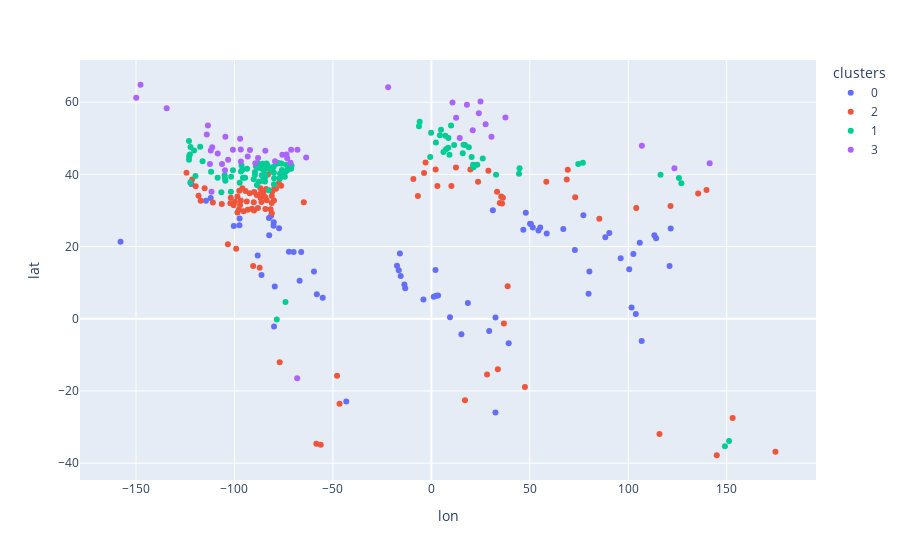

Notebook code cell kept with this figure:
### Code cell
px.scatter(df_city, x='lon', y='lat', color='clusters', hover_name='City', hover_data=['AvgTemperature'])

### Figure 1 — Plotly figure (JSON) as saved in the notebook; plotly's stock layout.template omitted (floating-point values rounded to 4 significant figures)
{"data": [{"customdata": [[26.78], [28.31], [28.84], [25.99], [26.12], [27.33], [27.94], [27.84], [25.63], [27.26], [23.49], [23.16], [22.67], [26.52], [27.3], [28.57], [27.46], [27.52], [22.4], [27.6], [24.65], [26.21], [25.03], [27.4], [25.96], [28.39], [28.74], [27.62], [28.53], [23.05], [25.59], [24.16], [24.37], [24.28], [25.23], [28.54], [22.54], [26.85], [27.93], [27.07], [27.19], [26.57], [27.48], [27.65], [27.42], [27.97], [23.72], [24.99], [24.2], [28.31], [25.89], [29.97], [25.62], [22.27], [27.22], [26.5], [24.29], [29.68], [27.72], [24.44], [26.37], [22.7], [26.59], [26.51], [27.91], [23.31], [22.92], [27.25], [24.3], [24.3]], "hovertemplate": "<b>%{hovertext}</b><br><br>clusters=0<br>lon=%{x}<br>lat=%{y}<br>AvgTemperature=%{customdata[0]}<extra></extra>", "hovertext": ["Abidjan", "Abu Dhabi", "Bangkok", "Bangui", "Banjul", "Belize City", "Bissau", "Bombay (Mumbai)", "Brazzaville", "Bridgetown", "Brownsville", "Bujumbura", "Cairo", "Calcutta", "Caracas", "Chennai (Madras)", "Colombo", "Conakry", "Corpus Christi", "Cotonou", "Dakar", "Dar Es Salaam", "Delhi", "Dhahran", "Dhaka", "Doha", "Dubai", "Freetown", "Georgetown", "Guangzhou", "Guayaquil", "Hanoi", "Havana", "Hong Kong", "Honolulu", "Jakarta", "Kampala", "Karachi", "Kuala Lumpur", "Kuwait", "Lagos", "Libreville", "Lome", "Managua", "Manama", "Manila", "Maputo", "Miami Beach", "Monterrey", "Muscat", "Nassau", "Niamey", "Nouakchott", "Orlando", "Panama City", "Paramaribo", "Phoenix", "Port au Prince", "Rangoon", "Rio de Janeiro", "Riyadh", "San Jose", "San Juan", "Santo Domingo", "Singapore", "Taipei", "Tampa", "Vientiane", "West Palm Beach", "Yuma"], "legendgroup": "0", "marker": {"color": "#636efa", "symbol": "circle"}, "mode": "markers", "name": "0", "orientation": "v", "showlegend": true, "type": "scatter", "x": [-4.016, 54.38, 100.5, 18.55, -16.56, -88.2, -15.58, 72.88, 15.27, -59.62, -97.49, 29.37, 31.24, 88.36, -66.91, 80.27, 79.85, -13.7, -97.4, 2.425, -17.45, 39.28, 77.22, 50.12, 90.39, 51.53, 55.29, -13.27, -58.16, 113.3, -79.91, 105.9, -82.36, 114.2, -157.9, 106.8, 32.58, 67.02, 101.7, 47.97, 3.394, 9.454, 1.216, -86.27, 50.58, 121.0, 32.57, -80.14, -100.3, 58.59, -77.34, 2.11, -15.98, -81.38, -79.53, -55.17, -112.1, -72.34, 96.16, -43.21, 46.72, -121.9, -66.12, -69.94, 103.9, 121.6, -82.46, 102.6, -80.05, -114.5], "xaxis": "x", "y": [5.32, 24.45, 13.75, 4.391, 13.44, 17.5, 11.86, 19.08, -4.269, 13.1, 25.91, -3.364, 30.04, 22.57, 10.51, 13.08, 6.939, 9.517, 27.76, 6.368, 14.69, -6.816, 28.65, 26.3, 23.76, 25.29, 25.27, 8.479, 6.814, 23.13, -2.17, 21.03, 23.14, 22.28, 21.3, -6.175, 0.3177, 24.85, 3.152, 29.38, 6.455, 0.39, 6.13, 12.15, 26.22, 14.59, -25.97, 25.79, 25.68, 23.62, 25.08, 13.52, 18.08, 28.54, 8.971, 5.825, 33.45, 18.55, 16.8, -22.91, 24.64, 37.34, 18.47, 18.48, 1.29, 25.04, 27.95, 17.96, 26.72, 32.67], "yaxis": "y"}, {"customdata": [[18.25], [17.17], [18.04], [18.27], [18.55], [17.75], [18.47], [17.18], [15.47], [20.15], [16.6], [19.83], [21.36], [15.13], [17.59], [21.91], [20.35], [17.12], [16.93], [16.01], [16.28], [16.27], [17.6], [18.01], [15.4], [19.49], [17.74], [21.52], [15.91], [16.07], [19.12], [16.74], [18.38], [15.19], [20.58], [19.36], [22.0], [20.93], [16.58], [22.02], [15.62], [18.28], [20.01], [18.98], [15.25], [20.37], [21.27], [21.13], [19.49], [17.06], [17.15], [17.13], [16.14], [21.16], [17.93], [15.02], [18.49], [17.44], [17.01], [18.24], [19.48], [16.39], [18.64], [19.7], [15.82], [21.12], [19.98], [16.16], [16.05], [17.06], [18.45], [17.48], [15.08], [16.02], [15.94], [18.99], [20.88], [17.62], [20.26], [19.18], [17.54], [19.08], [20.01], [15.92], [22.02], [21.25], [16.29], [16.5], [21.37], [16.37], [19.56], [16.97], [19.55], [17.81], [20.71]], "hovertemplate": "<b>%{hovertext}</b><br><br>clusters=2<br>lon=%{x}<br>lat=%{y}<br>AvgTemperature=%{customdata[0]}<extra></extra>", "hovertext": ["Abilene", "Addis Ababa", "Algiers", "Amman", "Antananarivo", "Ashabad", "Athens", "Atlanta", "Auckland", "Austin", "Barcelona", "Baton Rouge", "Beirut", "Bilbao", "Birmingham", "Brasilia", "Brisbane", "Buenos Aires", "Capetown", "Charleston", "Charlotte", "Chattanooga", "Chengdu", "Columbia", "Columbus", "Dallas", "Damascus", "Daytona Beach", "Durham", "Dusanbe", "El Paso", "Fort Smith", "Fresno", "Greensboro", "Guadalajara", "Guatemala City", "Hamilton", "Houston", "Huntsville", "Islamabad", "Istanbul", "Jackson", "Jacksonville", "Katmandu", "Knoxville", "Lake Charles", "Las Vegas", "Lilongwe", "Lima", "Lisbon", "Little Rock", "Los Angeles", "Lubbock", "Lusaka", "Macon", "Madrid", "Melbourne", "Memphis", "Mexico City", "Midland", "Mobile", "Montevideo", "Montgomery", "Nairobi", "Nashville", "New Orleans", "Nicosia", "Norfolk", "Oklahoma City", "Osaka", "Perth", "Rabat", "Richmond", "Rome", "Sacramento", "San Angelo", "San Antonio", "San Diego", "Sao Paulo", "Savannah", "Shanghai", "Shreveport", "Tallahassee", "Tashkent", "Tegucigalpa", "Tel Aviv", "Tirana", "Tokyo", "Tucson", "Tulsa", "Tunis", "Tupelo", "Waco", "Wichita Falls", "Windhoek"], "legendgroup": "2", "marker": {"color": "#EF553B", "symbol": "circle"}, "mode": "markers", "name": "2", "orientation": "v", "showlegend": true, "type": "scatter", "x": [-99.75, 38.76, 3.06, 35.92, 47.53, 58.38, 23.73, -84.39, 174.8, -97.74, 2.177, -91.14, 35.48, -2.935, -86.8, -47.88, 153.0, -58.44, -124.4, -79.94, -80.84, -85.31, 104.1, -81.03, -83.0, -96.8, 36.31, -81.02, -78.9, 68.76, -106.4, -94.4, -119.7, -79.79, -103.3, -90.52, -64.78, -95.37, -86.59, 73.07, 28.97, -90.2, -81.66, 85.32, -83.92, -93.21, -115.1, 33.77, -77.04, -9.137, -92.29, -118.2, -101.9, 28.28, -83.63, -3.704, 145.0, -89.97, -99.13, -102.1, -88.08, -56.19, -86.3, 36.83, -86.77, -90.08, 33.36, -76.29, -97.52, 135.5, 115.9, -6.835, -77.43, 12.48, -121.5, -100.4, -98.5, -117.2, -46.63, -81.1, 121.5, -93.76, -84.28, 69.28, -87.2, 34.78, 19.83, 139.8, -111.0, -95.99, 10.19, -88.7, -97.15, -98.5, 17.08], "xaxis": "x", "y": [32.45, 9.011, 36.78, 31.95, -18.91, 37.94, 37.98, 33.75, -36.85, 30.27, 41.38, 30.45, 33.9, 43.26, 33.52, -15.79, -27.47, -34.61, 40.47, 32.79, 35.23, 35.05, 30.66, 34.0, 39.96, 32.78, 33.51, 29.21, 36.0, 38.59, 31.79, 35.38, 36.73, 36.07, 20.67, 14.62, 32.3, 29.76, 34.73, 33.69, 41.01, 32.31, 30.33, 27.71, 35.96, 30.21, 36.17, -13.99, -12.06, 38.71, 34.75, 34.05, 33.56, -15.42, 32.84, 40.42, -37.81, 35.13, 19.43, 32.0, 30.69, -34.91, 32.37, -1.303, 36.16, 29.98, 35.17, 36.84, 35.47, 34.69, -31.96, 34.02, 37.54, 41.89, 38.58, 31.46, 29.42, 32.72, -23.55, 32.06, 31.23, 32.47, 30.44, 41.31, 14.11, 32.09, 41.33, 35.68, 32.22, 36.16, 36.8, 34.26, 31.55, 33.9, -22.58], "yaxis": "y"}, {"customdata": [[10.44], [9.682], [14.58], [11.5], [9.993], [14.29], [10.76], [10.85], [13.27], [12.9], [13.5], [12.98], [10.4], [12.58], [9.961], [12.01], [13.55], [11.8], [11.01], [13.83], [11.08], [11.15], [11.78], [10.88], [11.64], [10.94], [9.451], [13.5], [10.44], [12.65], [10.96], [9.946], [11.51], [10.46], [10.78], [10.42], [9.78], [10.38], [10.31], [11.49], [13.94], [9.39], [10.49], [11.34], [11.08], [10.79], [11.88], [9.588], [10.46], [12.3], [10.67], [12.07], [12.83], [9.211], [13.34], [11.2], [11.62], [14.73], [13.01], [12.68], [9.291], [9.36], [13.41], [13.17], [9.522], [11.03], [14.68], [12.22], [11.38], [13.66], [11.15], [10.45], [10.13], [11.59], [11.13], [14.09], [12.46], [11.12], [14.16], [9.55], [9.663], [11.96], [12.18], [14.13], [11.4], [11.97], [9.563], [12.72], [10.98], [10.17], [9.138], [12.92], [14.28], [14.48], [9.489], [13.52], [10.4], [13.26], [10.49], [10.87], [14.82], [14.82], [14.21], [10.32], [12.9], [10.85], [13.07], [9.989], [12.51], [9.852]], "hovertemplate": "<b>%{hovertext}</b><br><br>clusters=1<br>lon=%{x}<br>lat=%{y}<br>AvgTemperature=%{customdata[0]}<extra></extra>", "hovertext": ["Akron", "Albany", "Albuquerque", "Allentown", "Almaty", "Amarillo", "Amsterdam", "Ankara", "Asheville", "Atlantic City", "Baltimore", "Beijing", "Belfast", "Belgrade", "Bern", "Bishkek", "Bogota", "Boise", "Bonn", "Bordeaux", "Boston", "Bratislava", "Bridgeport", "Brussels", "Bucharest", "Budapest", "Buffalo", "Canberra", "Chicago", "Cincinnati", "Cleveland", "Colorado Springs", "Dayton", "Denver", "Des Moines", "Detroit", "Dublin", "Elkins", "Erie", "Eugene", "Evansville", "Flint", "Fort Wayne", "Frankfurt", "Geneva", "Goodland", "Grand Junction", "Grand Rapids", "Hamburg", "Harrisburg", "Hartford", "Indianapolis", "Kansas City", "Lansing", "Lexington", "Lincoln", "London", "Louisville", "Medford", "Milan", "Milwaukee", "Munich", "New York City", "Newark", "North Platte", "Omaha", "Paducah", "Paris", "Peoria", "Philadelphia", "Pittsburgh", "Portland", "Pristina", "Pueblo", "Pyongyang", "Quito", "Reno", "Rhode Island", "Roanoke", "Rochester", "Rockford", "Salem", "Salt Lake City", "San Francisco", "Seattle", "Seoul", "Sioux City", "Skopje", "Sofia", "South Bend", "Spokane", "Springfield", "St Louis", "Sydney", "Syracuse", "Tbilisi", "Toledo", "Topeka", "Vancouver", "Vienna", "Washington", "Washington DC", "Wichita", "Wilkes Barre", "Wilmington", "Yakima", "Yerevan", "Youngstown", "Zagreb", "Zurich"], "legendgroup": "1", "marker": {"color": "#00cc96", "symbol": "circle"}, "mode": "markers", "name": "1", "orientation": "v", "showlegend": true, "type": "scatter", "x": [-81.52, -73.75, -106.7, -75.47, 76.95, -101.8, 4.894, 32.85, -82.55, -74.42, -76.61, 116.4, -5.93, 20.46, 7.451, 74.61, -74.08, -116.2, 7.101, -0.58, -71.06, 17.11, -73.2, 4.352, 26.1, 19.04, -78.88, 149.1, -87.62, -84.51, -81.69, -104.8, -84.19, -105.0, -93.6, -83.05, -6.26, -79.85, -80.09, -123.1, -87.56, -83.69, -85.14, 8.682, 6.147, -101.7, -108.6, -85.67, 10.0, -76.89, -72.69, -86.16, -94.58, -84.56, -84.5, -96.71, -0.1276, -85.76, -71.11, 9.19, -87.92, 11.58, -74.01, -74.17, -100.8, -95.94, -88.6, 2.32, -89.59, -75.16, -79.99, -122.7, 21.16, -104.6, 125.7, -78.51, -119.8, -71.27, -79.94, -77.62, -89.09, -123.0, -111.9, -122.4, -122.3, 127.0, -96.41, 21.43, 23.32, -86.25, -117.4, -89.64, -90.24, 151.2, -76.15, 44.8, -83.54, -95.68, -123.1, 16.37, -77.04, -77.04, -97.34, -75.88, -75.55, -120.5, 44.51, -80.65, 15.96, 8.541], "xaxis": "x", "y": [41.08, 42.65, 35.08, 40.6, 43.24, 35.21, 52.37, 39.92, 35.6, 39.36, 39.29, 39.91, 54.6, 44.82, 46.95, 42.88, 4.653, 43.62, 50.74, 44.84, 42.36, 48.14, 41.17, 50.85, 44.44, 47.5, 42.89, -35.3, 41.88, 39.1, 41.5, 38.83, 39.76, 39.74, 41.59, 42.33, 53.35, 38.93, 42.13, 44.05, 37.97, 43.02, 41.08, 50.11, 46.2, 39.35, 39.06, 42.96, 53.55, 40.27, 41.76, 39.77, 39.1, 42.73, 38.05, 40.81, 51.51, 38.25, 42.42, 45.46, 43.03, 48.14, 40.71, 40.74, 41.12, 41.26, 37.08, 48.86, 40.69, 39.95, 40.44, 45.52, 42.66, 38.25, 39.02, -0.2202, 39.53, 41.55, 37.27, 43.16, 42.27, 44.94, 40.76, 37.78, 47.6, 37.57, 42.5, 42.0, 42.7, 41.68, 47.66, 39.8, 38.63, -33.87, 43.05, 41.69, 41.65, 39.05, 49.26, 48.21, 38.9, 38.9, 37.69, 41.25, 39.75, 46.6, 40.18, 41.1, 45.84, 47.37], "yaxis": "y"}, {"customdata": [[3.415], [8.936], [6.378], [8.459], [4.363], [5.006], [7.85], [8.254], [8.48], [8.599], [4.786], [4.027], [-1.805], [6.079], [8.498], [7.38], [7.764], [6.727], [7.498], [5.979], [5.772], [9.04], [7.483], [8.76], [8.435], [7.494], [7.541], [5.823], [5.482], [6.792], [8.693], [8.982], [5.257], [8.384], [3.038], [5.343], [7.472], [7.266], [5.558], [8.727], [8.248], [7.608], [8.827], [-0.8259], [9.076], [3.23]], "hovertemplate": "<b>%{hovertext}</b><br><br>clusters=3<br>lon=%{x}<br>lat=%{y}<br>AvgTemperature=%{customdata[0]}<extra></extra>", "hovertext": ["Anchorage", "Billings", "Bismarck", "Burlington", "Calgary", "Caribou", "Casper", "Cheyenne", "Concord", "Copenhagen", "Duluth", "Edmonton", "Fairbanks", "Fargo", "Flagstaff", "Great Falls", "Green Bay", "Halifax", "Helena", "Helsinki", "Juneau", "Kiev", "La Paz", "Madison", "Minneapolis", "Minsk", "Montreal", "Moscow", "Oslo", "Ottawa", "Pocatello", "Prague", "Quebec", "Rapid City", "Regina", "Reykjavik", "Riga", "Sapporo", "Sault Ste Marie", "Shenyang", "Sioux Falls", "Stockholm", "Toronto", "Ulan-bator", "Warsaw", "Winnipeg"], "legendgroup": "3", "marker": {"color": "#ab63fa", "symbol": "circle"}, "mode": "markers", "name": "3", "orientation": "v", "showlegend": true, "type": "scatter", "x": [-149.9, -108.5, -100.8, -73.21, -114.1, -68.01, -106.3, -104.8, -71.54, 12.57, -92.13, -113.5, -147.7, -96.79, -111.7, -111.3, -88.01, -63.59, -112.0, 24.94, -134.4, 30.52, -68.13, -89.38, -93.27, 27.56, -73.57, 37.62, 10.74, -75.69, -112.5, 14.42, -71.21, -103.2, -104.6, -21.94, 24.11, 141.4, -84.32, 123.5, -96.73, 18.07, -79.38, 106.9, 21.01, -97.14], "xaxis": "x", "y": [61.22, 45.79, 46.81, 44.48, 51.05, 46.86, 42.85, 41.14, 43.21, 55.69, 46.77, 53.55, 64.84, 46.88, 35.2, 47.5, 44.51, 44.65, 46.59, 60.17, 58.3, 50.45, -16.5, 43.07, 44.98, 53.9, 45.5, 55.75, 59.91, 45.42, 42.86, 50.09, 46.81, 44.09, 50.45, 64.15, 56.95, 43.06, 46.52, 41.67, 43.55, 59.33, 43.65, 47.92, 52.23, 49.9], "yaxis": "y"}], "layout": {"legend": {"title": {"text": "clusters"}, "tracegroupgap": 0}, "margin": {"t": 60}, "xaxis": {"anchor": "y", "domain": [0, 1], "title": {"text": "lon"}}, "yaxis": {"anchor": "x", "domain": [0, 1], "title": {"text": "lat"}}}}
